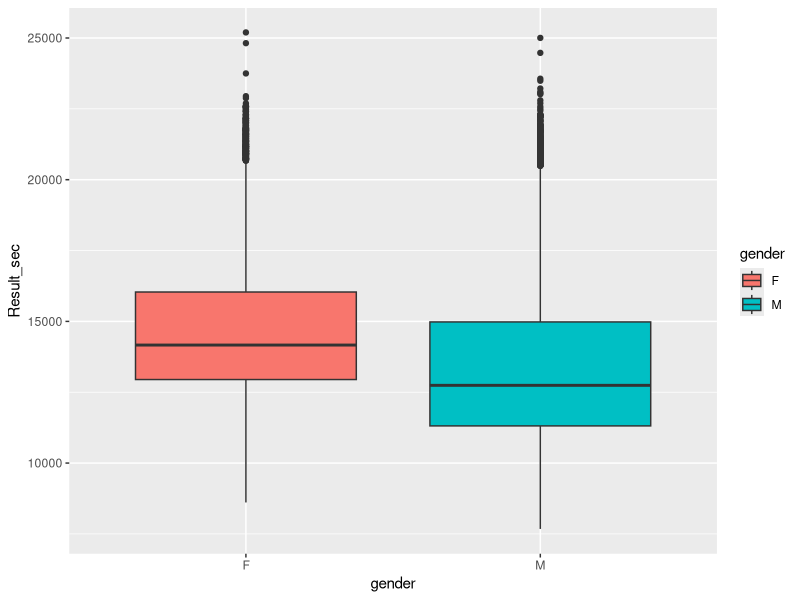

Write R code to recreate this figure. (Note: this script raises an error after producing the figure.)
## ---- chunk 1
knitr::opts_chunk$set(echo = TRUE)
library(tidyverse)
## ---- chunk 2
# boston <- read_csv("~/Downloads/Dataset-Boston-2019.csv")
# write_csv(x = boston, file = "data/Dataset-Boston-2019.csv")

boston <- read_csv("boston_marathon/data/Dataset-Boston-2019.csv")
## ---- chunk 3
boston<-boston%>%
  mutate(gender = factor(Gender))%>%
  select(-Gender)%>%
  na.omit()

head(boston)
## ---- chunk 4
ggplot(data = boston, 
        aes(x = gender, Result_sec, fill = gender))+
  geom_boxplot()
## ---- chunk 5
boston %>%
with(t.test(Result_sec ~ gender))

# yes, the difference in means is statistically significant 
## ---- chunk 6
ggplot(data = boston_Men, 
       aes(x = Age, Result_sec))+
geom_point()+
  geom_smooth(method = loess, se = FALSE)


# Make a guess at the correlation

# Appears to be low
# younger runners running faster but curvature suggests that times become faster from age 20-30
## ---- chunk 7
ggplot(data = boston_Women, 
       aes(x = Age, Result_sec))+
geom_point()+
  geom_smooth(method = loess, se = FALSE)

# Make another guess and compare which seems greater
# see a similar trend but bigger dip in times from 20 to roughly 35 before becoming more linear
## ---- chunk 8
cor(boston_Men$Age, boston_Men$Result_sec)
cor(boston_Women$Age, boston_Women$Result_sec)

# Despite low correlation in both cases, it is higher for men than women
